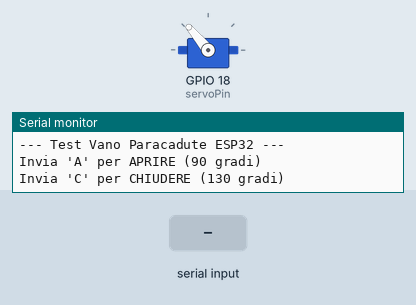
Simulated run of this sketch. Board: ESP32. On the bench: servo, the last lines printed to the serial monitor. Inputs (shaded band) come from the test bench.

Above: at 1.2 s.
1.3 s: "A\n" received over Serial
At 2.4 s:
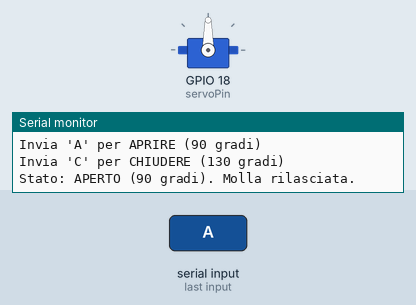
2.8 s: "C\n" received over Serial
At 3.5 s:
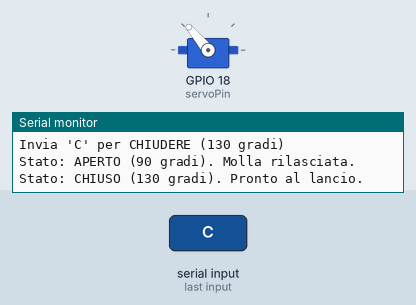
4.3 s: "a\n" received over Serial
At 4.7 s:
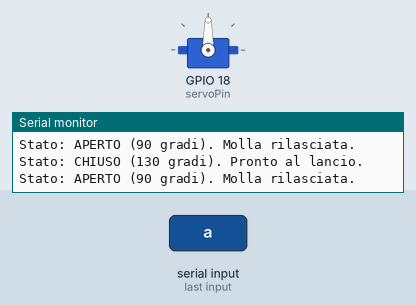
5.8 s: "c\n" received over Serial
At 7.0 s:
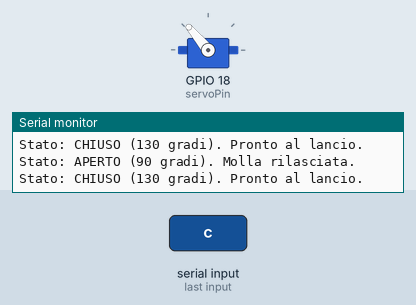
Timing chart, 0 to 8.3 s (numbered marks = the images above; inputs shaded):
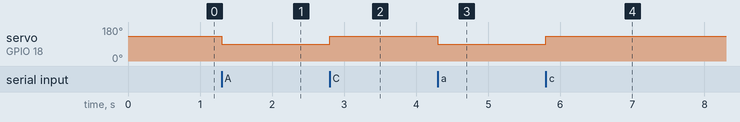

Measured:
- after the input at 1.3 s, servo on GPIO 18 (servoPin): 130° → 90° at once
- after the input at 2.8 s, servo on GPIO 18 (servoPin): 90° → 130° at once
- after the input at 4.3 s, servo on GPIO 18 (servoPin): 130° → 90° at once
- after the input at 5.8 s, servo on GPIO 18 (servoPin): 90° → 130° at once

The sketch:

Gestione_fairing.ino
```cpp
#include <ESP32Servo.h>

// --- CONFIGURAZIONE ---
const int servoPin = 18;       // Sostituisci con il pin a cui hai collegato il servo
const int POS_RIPOSO = 130;    // Posizione di sportello chiuso
const int POS_APERTURA = 90;   // Posizione di scatto per aprire il vano

Servo paracaduteServo;

void setup() {
  Serial.begin(115200);

  // Configurazione per ESP32Servo
  ESP32PWM::allocateTimer(0);
  ESP32PWM::allocateTimer(1);
  ESP32PWM::allocateTimer(2);
  ESP32PWM::allocateTimer(3);

  paracaduteServo.setPeriodHertz(50); // Frequenza standard per i servo (50Hz)
  paracaduteServo.attach(servoPin, 500, 2400); // Attach con ampiezze standard del segnale

  // All'avvio, metti il servo in posizione di riposo (chiuso)
  paracaduteServo.write(POS_RIPOSO);

  Serial.println("--- Test Vano Paracadute ESP32 ---");
  Serial.println("Invia 'A' per APRIRE (90 gradi)");
  Serial.println("Invia 'C' per CHIUDERE (130 gradi)");
}

void loop() {
  if (Serial.available() > 0) {
    char comando = Serial.read();

    // Ignora i caratteri di fine riga
    if (comando == '\n' || comando == '\r') return;

    if (comando == 'A' || comando == 'a') {
      paracaduteServo.write(POS_APERTURA);
      Serial.println("Stato: APERTO (90 gradi). Molla rilasciata.");
    }
    else if (comando == 'C' || comando == 'c') {
      paracaduteServo.write(POS_RIPOSO);
      Serial.println("Stato: CHIUSO (130 gradi). Pronto al lancio.");
    }
    else {
      Serial.println("Comando non riconosciuto. Usa 'A' o 'C'.");
    }
  }
}
```
